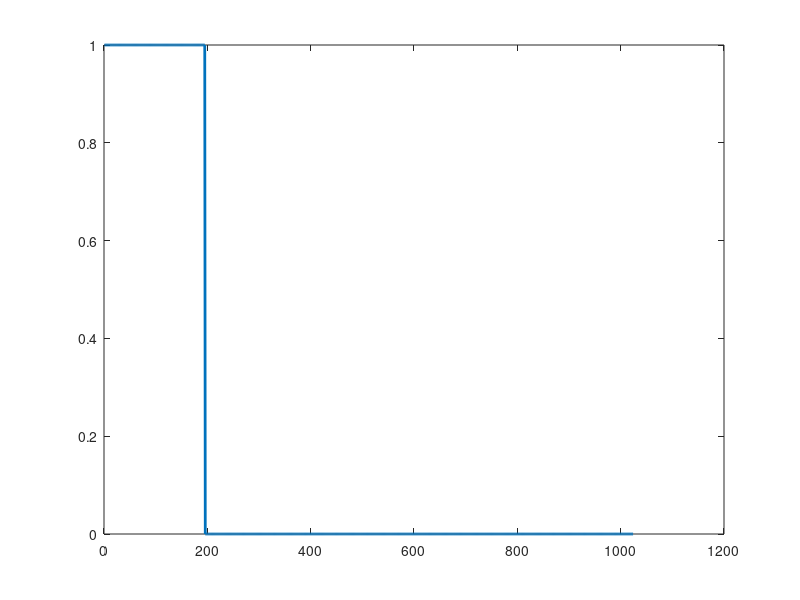

Source code (MATLAB):
t0=0.2;
ts=0.001;
fc=250;
fs=1/ts;
N=1024;

%% creating a LOw pass filter
fcut = 200; % cut-off frequency of the low pass filter
ncut = floor(fcut*fs/N); % index vector for filter upto cut-off frequency
H = zeros(1,N); % Filter vector
H(1:ncut) = 1*ones(1,ncut); % Low pass filter with gain 2 
plot(H,'Linewidth',2)